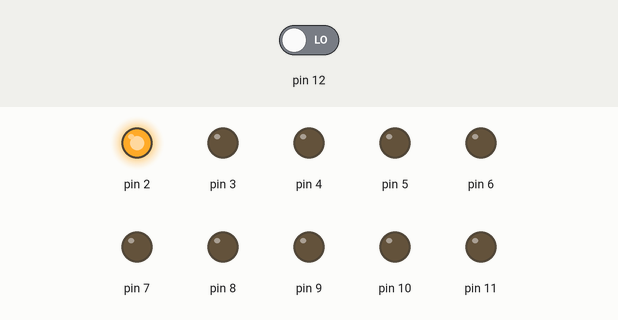
Recording of a sketch running on a simulated Arduino Uno, built with avr-gcc and run on an emulated ATmega328P. Parts: output pins drawn as LEDs (lit = HIGH). The inputs (shaded band) are chosen by the test bench; at power-on: pin 12 LOW.

Above: at 0.05 s.
At 0.75 s:
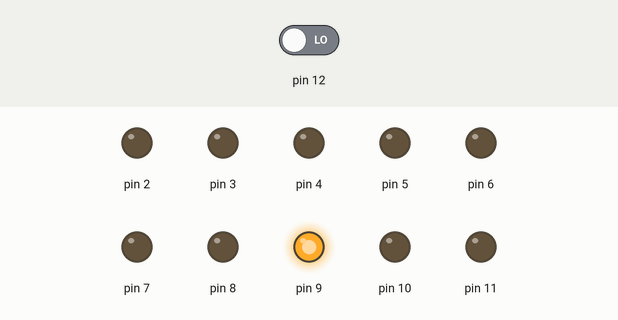
At 1.55 s:
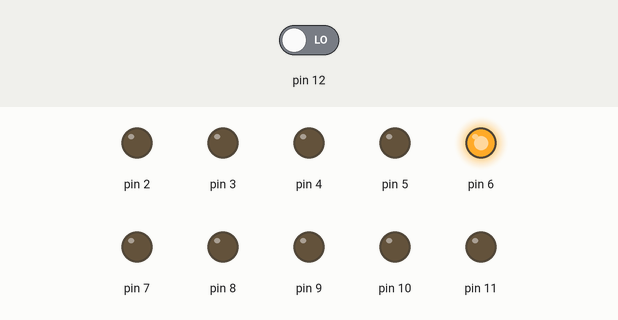
At 2.25 s:
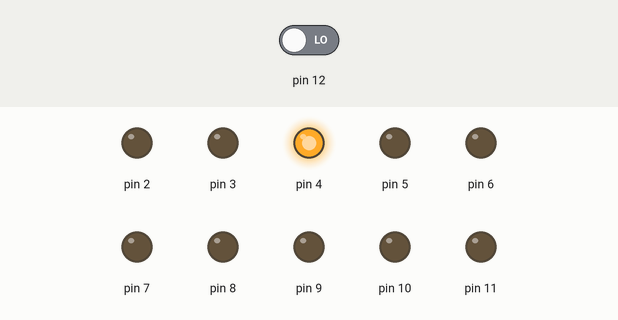
At 3.0 s:
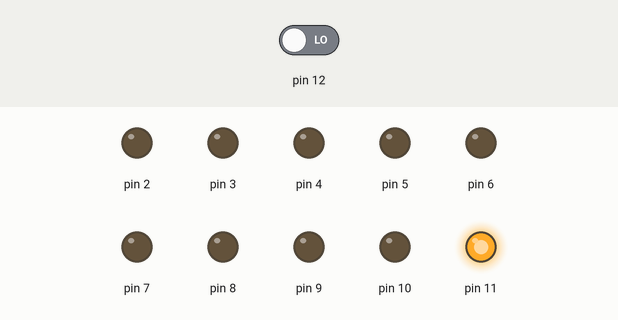
At 4.55 s:
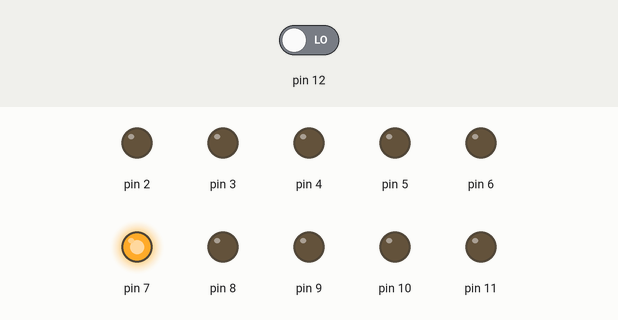
Timing chart, 0 to 4.8 s (numbered marks = the images above):
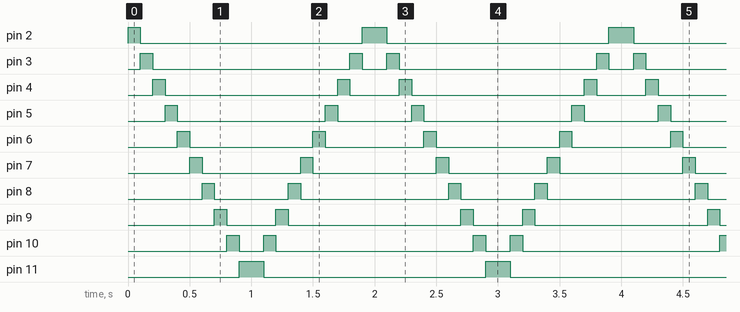

The sketch:

Chaser.ino
```cpp
bool userIn;
int delayTime = 0;

void setup() {
  for(int pinNum = 2; pinNum < 12; pinNum++){
  pinMode(pinNum, OUTPUT);
  }
}

void loop(){
  //switch forward
  for(int pinNum = 2; pinNum < 12; pinNum++){
  digitalWrite(pinNum, HIGH);  //switch on
  hDelay(100);  //delay
  digitalWrite(pinNum, LOW); //switch off
  }

  //switch backwards
  for(int pinNum = 11; pinNum > 1; pinNum--){
  digitalWrite(pinNum, HIGH);
  hDelay(100);
  digitalWrite(pinNum, LOW);
  }
}
  /////
  void hDelay(int input){
  userIn = digitalRead(12);
    if(userIn == true){
    delayTime = 0;
    }

    if (delayTime > 50 ){
      while(true){}
    }

  delay(input);
}
```

Measured:
- by itself, pin 2: repeats every 2.0 s: LOW 1.8 s, HIGH 0.20 s
- by itself, pin 3: repeats every 2.0 s: LOW 1.6 s, HIGH 0.10 s, LOW 0.20 s, HIGH 0.10 s
- by itself, pin 4: repeats every 2.0 s: LOW 1.4 s, HIGH 0.10 s, LOW 0.40 s, HIGH 0.10 s
- by itself, pin 5: repeats every 2.0 s: LOW 1.2 s, HIGH 0.10 s, LOW 0.60 s, HIGH 0.10 s
- by itself, pin 6: repeats every 2.0 s: LOW 1.0 s, HIGH 0.10 s, LOW 0.80 s, HIGH 0.10 s
- by itself, pin 7: repeats every 2.0 s: LOW 0.80 s, HIGH 0.10 s, LOW 1.0 s, HIGH 0.10 s
- by itself, pin 8: repeats every 2.0 s: LOW 0.60 s, HIGH 0.10 s, LOW 1.2 s, HIGH 0.10 s
- by itself, pin 9: repeats every 2.0 s: LOW 0.40 s, HIGH 0.10 s, LOW 1.4 s, HIGH 0.10 s
